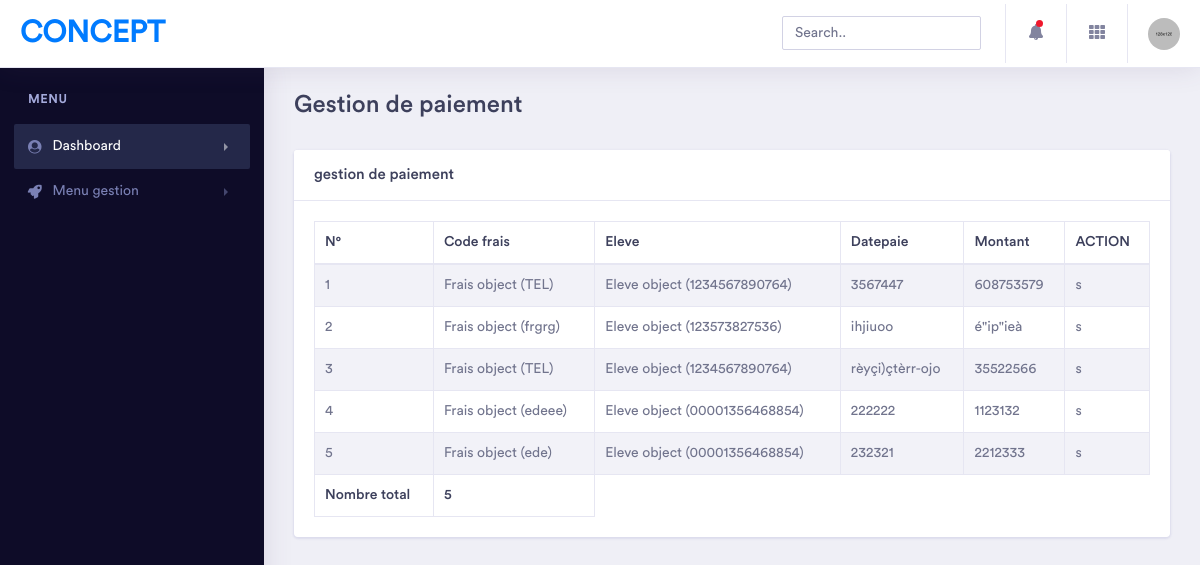
Before: /paiement/ with the older database file.
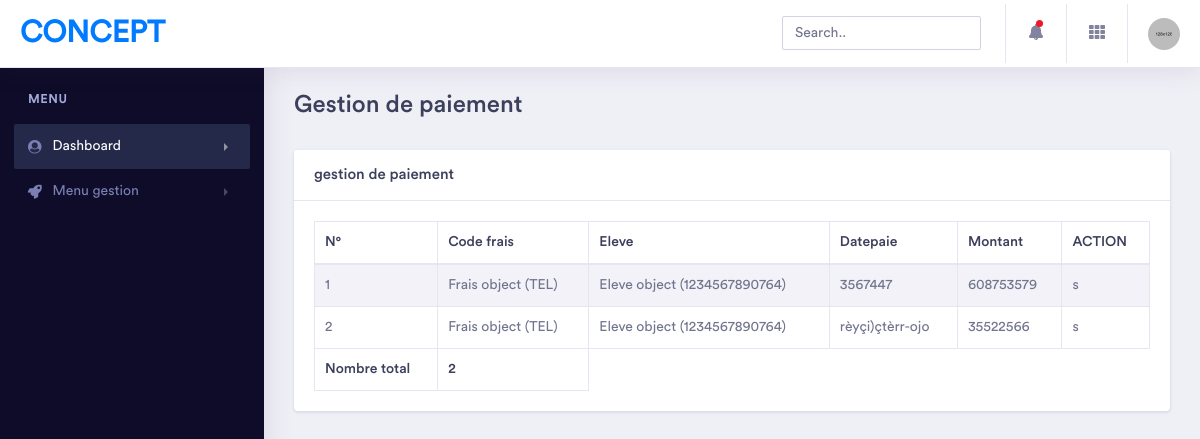
After: the same page with the newer database file.
### app_paiement/models/paiement.py (models this page shows)
class Paiement(models.Model):
    codeFrais = models.ForeignKey(Frais,on_delete=models.CASCADE)
    eleve = models.ForeignKey(Eleve,on_delete=models.CASCADE)
    datepaie = models.CharField(max_length=20)
    montant = models.CharField(max_length=10)

### app_paiement/models/frais.py (models this page shows)
class Frais(models.Model):
    codeFrais = models.CharField(max_length=10,primary_key=True)
    libelle = models.CharField(max_length=100)

### app_paiement/models/eleve.py (models this page shows)
class Eleve(models.Model):
    matricule = models.CharField(max_length=20,primary_key=True)
    noms = models.CharField(max_length=30)
    adresse = models.CharField(max_length=30)
    tel = models.CharField(max_length=15)
    codeclass = models.ForeignKey(Classe,on_delete=models.CASCADE)

### app_paiement/views.py (the view)
# urls.py: path('paiement/',fpaiement,name="fpaiement"),
def fpaiement(request):
    paiement = Paiement.objects.all()
    paiemen = Paiement.objects.all().count()
    ctx = {
        "paiement": paiement,
        "paiemen": paiemen
   }
    return render(request,'paiement.html',ctx)

### app_paiement/templates/paiement.html (shortened to what this page needs)
 {% extends "index.html" %}
 {% block content %}
 <div class="dashboard-wrapper">
    <div class="container-fluid  dashboard-content">
        <div class="row">
            <div class="col-xl-12 col-lg-12 col-md-12 col-sm-12 col-12">
                <div class="page-header">
                    <h2 class="pageheader-title">Gestion de paiement</h2>
                </div>
            </div>
        </div>
        <div class="row">
 <div class="col-xl-12 col-lg-12 col-md-12 col-sm-12 col-12">
    <div class="card">
        <h5 class="card-header">gestion de paiement</h5>
        <div class="card-body">
            <div class="table-responsive">
                <table class="table table-striped table-bordered first">
                    <thead>
                        <tr>
                            <th>N°</th>
                            <th>Code frais</th>
                            <th>Eleve</th>
                            <th>Datepaie</th>
                            <th>Montant</th>
                            <th>ACTION</th>
                        </tr>
                    </thead>
                    <tbody>
                    {% for pm in paiement %}
                        <tr>
                            <td>{{forloop.counter}}</td>
                            <td>{{pm.codeFrais}}</td>
                            <td>{{pm.eleve}}</td>
                            <td>{{pm.datepaie}}</td>
                            <td>{{pm.montant}}</td>
                            <td>
                                <a href="{% url 'deletepaiement' pm.codeFrais %}" onclick="return confirm('Etes-vous sur de vouloir supprimer?')">s</a>
                            </td>
                        </tr>
                     {% endfor %}
                    <tfoot>
                        <tr>
                            <th>Nombre total</th>
                            <th>{{paiemen}}</th>
                        </tr>
                    </tfoot>
                </table>
            </div>
        </div>
    </div>
</div>
 {% endblock content %}

### app_paiement/templates/index.html (shortened to what this page needs)
{% load static %}
<!doctype html>
<html lang="en">
<head>
    <link rel="stylesheet" href="{% static 'vendor/bootstrap/css/bootstrap.min.css' %}">
    <link href="{% static 'vendor/fonts/circular-std/style.css' %}" rel="stylesheet">
    <link rel="stylesheet" href="{% static '/libs/css/style.css' %}">
    <link rel="stylesheet" href="{% static 'vendor/fonts/fontawesome/css/fontawesome-all.css' %}">
    <link rel="stylesheet" href="{% static 'vendor/charts/chartist-bundle/chartist.css' %}">
    <link rel="stylesheet" href="{% static 'vendor/charts/morris-bundle/morris.css' %}">
    <link rel="stylesheet" href="{% static 'vendor/fonts/material-design-iconic-font/css/materialdesignicons.min.css' %}">
    <link rel="stylesheet" href="{% static 'vendor/charts/c3charts/c3.css' %}">
    <link rel="stylesheet" href="{% static 'vendor/fonts/flag-icon-css/flag-icon.min.css' %}">
</head>
<body>
    <div class="dashboard-main-wrapper">
        <div class="dashboard-header">
            <nav class="navbar navbar-expand-lg bg-white fixed-top">
                <a class="navbar-brand" href="index.html">Concept</a>
                <div class="collapse navbar-collapse " id="navbarSupportedContent">
                    <ul class="navbar-nav ml-auto navbar-right-top">
                        <li class="nav-item">
                            <div id="custom-search" class="top-search-bar">
                                <input class="form-control" type="text" placeholder="Search..">
                            </div>
                        </li>
                        <li class="nav-item dropdown notification">
                            <a class="nav-link nav-icons" href="#" id="navbarDropdownMenuLink1" data-toggle="dropdown" aria-haspopup="true" aria-expanded="false"><i class="fas fa-fw fa-bell"></i> <span class="indicator"></span></a>
                        </li>
                        <li class="nav-item dropdown connection">
                            <a class="nav-link" href="#" id="navbarDropdown" role="button" data-toggle="dropdown" aria-haspopup="true" aria-expanded="false"> <i class="fas fa-fw fa-th"></i> </a>
                        </li>
                        <li class="nav-item dropdown nav-user">
                            <a class="nav-link nav-user-img" href="#" id="navbarDropdownMenuLink2" data-toggle="dropdown" aria-haspopup="true" aria-expanded="false"><img src="{% static '/images/avatar-1.jpg" alt="" class="user-avatar-md rounded-circle"></a>
                        </li>
                    </ul>
                </div>
            </nav>
        </div>
        <div class="nav-left-sidebar sidebar-dark">
            <div class="menu-list">
                <nav class="navbar navbar-expand-lg navbar-light">
                    <div class="collapse navbar-collapse" id="navbarNav">
                        <ul class="navbar-nav flex-column">
                            <li class="nav-divider">
                                Menu
                            </li>
                            <li class="nav-item ">
                                <a class="nav-link active" href="#" data-toggle="collapse" aria-expanded="false" data-target="#submenu-1" aria-controls="submenu-1"><i class="fa fa-fw fa-user-circle"></i>Dashboard <span class="badge badge-success">6</span></a>
                            </li>
                            <li class="nav-item">
                                <a class="nav-link" href="#" data-toggle="collapse" aria-expanded="false" data-target="#submenu-2" aria-controls="submenu-2"><i class="fa fa-fw fa-rocket"></i>Menu gestion</a>
                            </li>
                        </ul>
                    </div>
                </nav>
            </div>
        </div>
         {% block content %}
         {% endblock content %}
    </div>
</body>
</html>

Changed rows visible on the page:
removed Paiement: codeFrais "Frais object (frgrg)", eleve "Eleve object (123573827536)", datepaie "ihjiuoo", montant "é\"ip\"ieà"
removed Paiement: codeFrais "Frais object (edeee)", eleve "Eleve object (00001356468854)", datepaie "222222", montant "1123132"
removed Paiement: codeFrais "Frais object (ede)", eleve "Eleve object (00001356468854)", datepaie "232321", montant "2212333"
Other visible differences:
{{ paiemen }}: "5" → "2"
